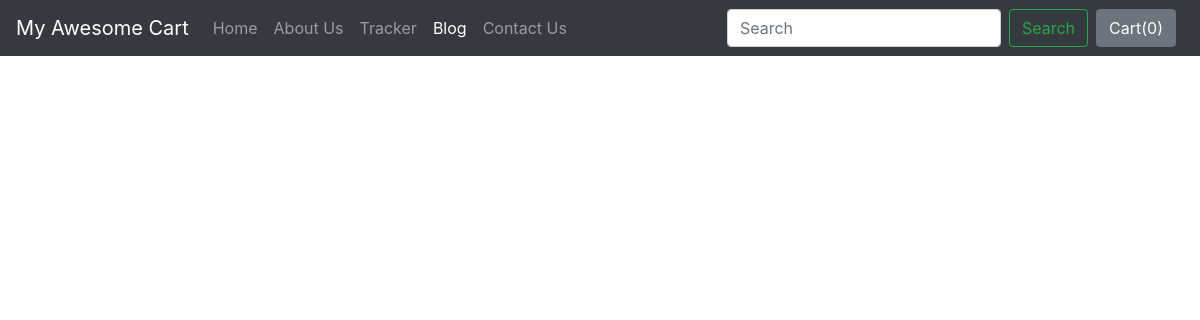
The page /blog/ on the database as committed earlier.
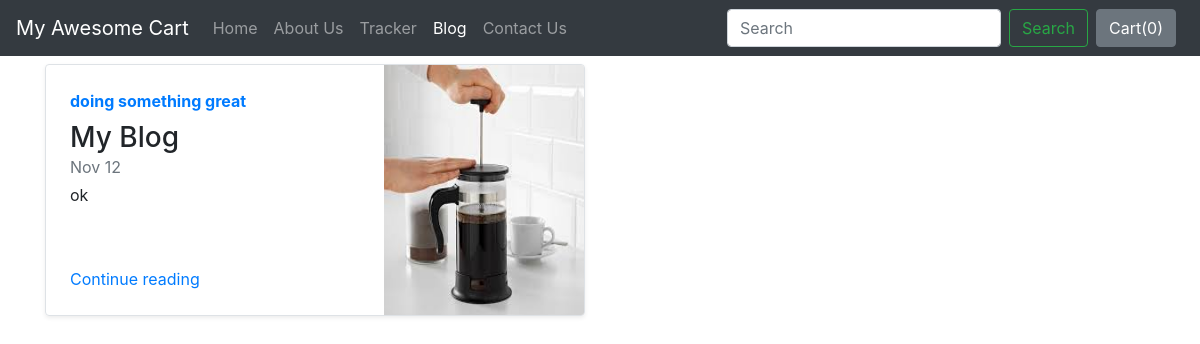
The same page on the database as committed later.
### blog/models.py (models this page shows)
class Blogpost(models.Model):
    post_id = models.AutoField(primary_key=True)
    title = models.CharField(max_length=50)
    head0 = models.CharField(max_length=500, default="")
    chead0 = models.CharField(max_length=5000, default="")
    head1 = models.CharField(max_length=500, default="")
    chead1 = models.CharField(max_length=5000, default="")
    head2 = models.CharField(max_length=500, default="")
    chead2 = models.CharField(max_length=5000, default="")
    pub_date = models.DateField()
    thumbnail = models.ImageField(upload_to='shop/images', default="")
    def __str__(self):
        return self.title

### blog/views.py (the view)
# urls.py: path("", views.index, name="blogHome"),
def index(request):
    myposts= Blogpost.objects.all()
    print(myposts)
    return render(request, 'blog/index.html', {'myposts': myposts})

### blog/templates/blog/index.html (shortened to what this page needs)
{% extends 'blog/basic.html' %}
{% block body %}
<div class="container">
<div class="row my-2">
    {% for item in myposts %}
        <div class="col-md-6">
            <div
                class="row no-gutters border rounded overflow-hidden flex-md-row mb-4 shadow-sm h-md-250 position-relative">
                <div class="col p-4 d-flex flex-column position-static">
                    <strong class="d-inline-block mb-2 text-primary">{{item.head0}}</strong>
                    <h3 class="mb-0">{{item.title}}</h3>
                    <div class="mb-1 text-muted">Nov 12</div>
                    <p class="card-text mb-auto">{{item.head1}}</p>
                    <a href="blogpost/{{item.post_id}}" class="stretched-link">Continue reading</a>
                </div>
                <div class="col-auto d-none d-lg-block">
                    <img src="/media/{{item.thumbnail}}" class="bd-placeholder-img" width="200" height="250"
                        aria-label="Placeholder: Thumbnail"/>
                </div>
            </div>
        </div>
    {% endfor %}
</div>
{% endblock %}

### blog/templates/blog/basic.html (shortened to what this page needs)
<!doctype html>
<html lang="en">
  <head>
    <link rel="stylesheet" href="https://stackpath.bootstrapcdn.com/bootstrap/4.2.1/css/bootstrap.min.css">
  </head>
  <body>
    <nav class="navbar navbar-expand-lg navbar-dark bg-dark">
  <a class="navbar-brand" href="/shop">My Awesome Cart</a>
  <div class="collapse navbar-collapse" id="navbarSupportedContent">
    <ul class="navbar-nav mr-auto">
      <li class="nav-item">
        <a class="nav-link" href="/shop">Home <span class="sr-only">(current)</span></a>
      </li>
      <li class="nav-item">
        <a class="nav-link" href="/shop/about">About Us</a>
      </li>
      <li class="nav-item">
        <a class="nav-link" href="/shop/tracker">Tracker</a>
      </li>
      <li class="nav-item active">
        <a class="nav-link" href="/blog">Blog</a>
      </li>
       <li class="nav-item">
        <a class="nav-link" href="/shop/contact">Contact Us</a>
      </li>
    </ul>
    <form class="form-inline my-2 my-lg-0">
      <input class="form-control mr-sm-2" type="search" placeholder="Search" aria-label="Search">
      <button class="btn btn-outline-success my-2 my-sm-0" type="submit">Search</button>
    </form>
    <button type="button" class="btn btn-secondary mx-2" id="popcart" data-container="body" data-toggle="popover" data-placement="bottom" data-html="true" data-content="Vivamus
sagittis lacus vel augue laoreet rutrum faucibus.">
  Cart(<span id="cart">0</span>)
</button>
  </div>
</nav>
  {% block body %} {% endblock %}
  </body>
</html>

Rows that differ between the two databases and show on the page:
added Blogpost: head0 "doing something great", title "My Blog", head1 "ok", thumbnail (picture)
